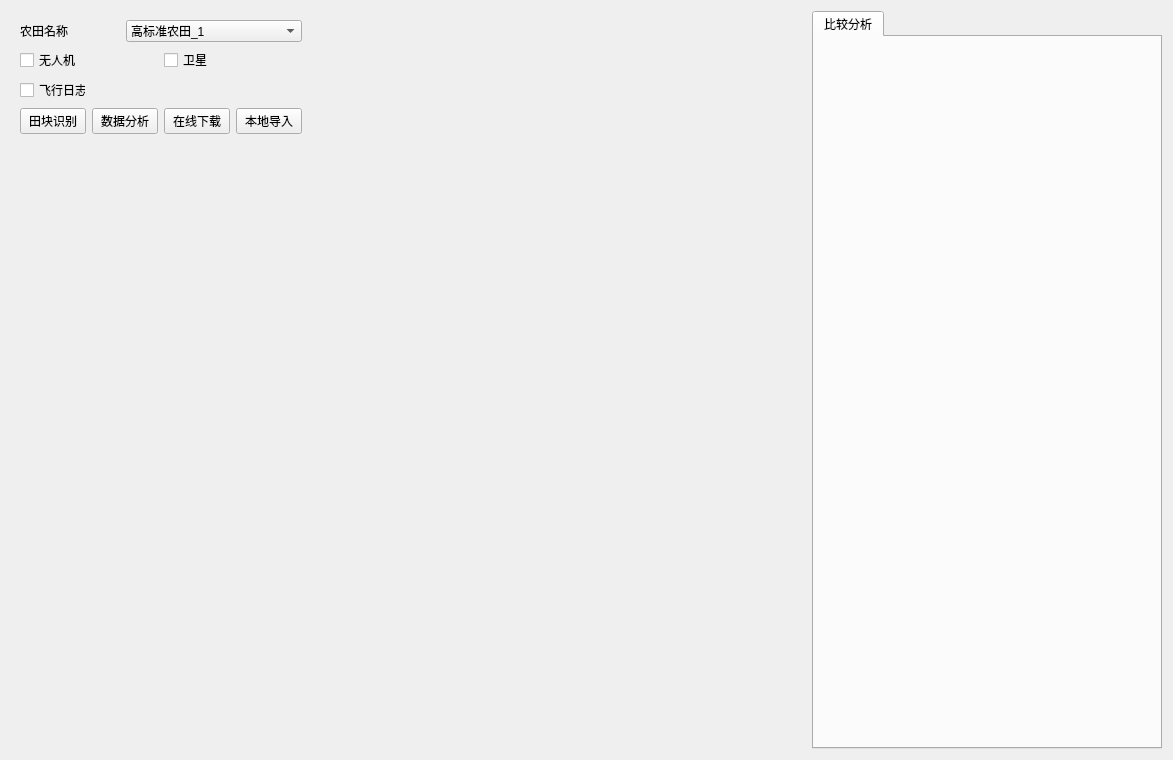
<?xml version="1.0" encoding="UTF-8"?>
<ui version="4.0">
 <class>AgriMultispectralAnalysis</class>
 <widget class="QWidget" name="AgriMultispectralAnalysis">
  <property name="geometry">
   <rect>
    <x>0</x>
    <y>0</y>
    <width>1173</width>
    <height>746</height>
   </rect>
  </property>
  <property name="sizePolicy">
   <sizepolicy hsizetype="Expanding" vsizetype="Expanding">
    <horstretch>0</horstretch>
    <verstretch>0</verstretch>
   </sizepolicy>
  </property>
  <property name="windowTitle">
   <string>Form</string>
  </property>
  <layout class="QGridLayout" name="gridLayout">
   <item row="0" column="2">
    <widget class="QWidget" name="sidWidget" native="true">
     <property name="maximumSize">
      <size>
       <width>300</width>
       <height>16777215</height>
      </size>
     </property>
     <layout class="QVBoxLayout" name="verticalLayout_7">
      <item>
       <layout class="QHBoxLayout" name="horizontalLayout_9">
        <item>
         <widget class="QLabel" name="label_17">
          <property name="maximumSize">
           <size>
            <width>100</width>
            <height>16777215</height>
           </size>
          </property>
          <property name="text">
           <string>农田名称</string>
          </property>
         </widget>
        </item>
        <item>
         <widget class="QComboBox" name="comboBox">
          <item>
           <property name="text">
            <string>高标准农田_1</string>
           </property>
          </item>
         </widget>
        </item>
       </layout>
      </item>
      <item>
       <layout class="QHBoxLayout" name="horizontalLayout_10">
        <item>
         <layout class="QGridLayout" name="gridLayout_5">
          <item row="0" column="0">
           <widget class="QCheckBox" name="checkBox_2">
            <property name="text">
             <string>无人机</string>
            </property>
           </widget>
          </item>
          <item row="1" column="0">
           <widget class="QCheckBox" name="checkBox_3">
            <property name="text">
             <string>飞行日志</string>
            </property>
           </widget>
          </item>
          <item row="2" column="0">
           <widget class="QPushButton" name="ptn_field_identify">
            <property name="text">
             <string>田块识别</string>
            </property>
           </widget>
          </item>
          <item row="2" column="1">
           <widget class="QPushButton" name="ptn_analysis">
            <property name="text">
             <string>数据分析</string>
            </property>
           </widget>
          </item>
         </layout>
        </item>
        <item>
         <layout class="QGridLayout" name="gridLayout_3">
          <item row="2" column="1">
           <widget class="QPushButton" name="ptn_localImport">
            <property name="text">
             <string>本地导入</string>
            </property>
           </widget>
          </item>
          <item row="2" column="0">
           <widget class="QPushButton" name="ptn_onlineDownload">
            <property name="text">
             <string>在线下载</string>
            </property>
           </widget>
          </item>
          <item row="1" column="1">
           <widget class="QLabel" name="label_19">
            <property name="text">
             <string/>
            </property>
           </widget>
          </item>
          <item row="0" column="0">
           <widget class="QCheckBox" name="checkBox">
            <property name="text">
             <string>卫星</string>
            </property>
           </widget>
          </item>
         </layout>
        </item>
       </layout>
      </item>
      <item>
       <layout class="QVBoxLayout" name="verticalLayout_5">
        <item>
         <widget class="AgriSatelliteDataTree" name="tree_widget" native="true">
          <property name="minimumSize">
           <size>
            <width>0</width>
            <height>600</height>
           </size>
          </property>
         </widget>
        </item>
       </layout>
      </item>
     </layout>
    </widget>
   </item>
   <item row="0" column="3">
    <layout class="QVBoxLayout" name="verticalLayout">
     <property name="spacing">
      <number>6</number>
     </property>
     <item>
      <spacer name="horizontalSpacer">
       <property name="orientation">
        <enum>Qt::Horizontal</enum>
       </property>
       <property name="sizeHint" stdset="0">
        <size>
         <width>40</width>
         <height>20</height>
        </size>
       </property>
      </spacer>
     </item>
    </layout>
   </item>
   <item row="0" column="4">
    <layout class="QVBoxLayout" name="verticalLayout_2">
     <item>
      <widget class="QTabWidget" name="tabWidget">
       <property name="maximumSize">
        <size>
         <width>350</width>
         <height>16777215</height>
        </size>
       </property>
       <property name="currentIndex">
        <number>0</number>
       </property>
       <widget class="QWidget" name="tab2">
        <attribute name="title">
         <string>比较分析</string>
        </attribute>
        <layout class="QVBoxLayout" name="verticalLayout_3">
         <property name="spacing">
          <number>6</number>
         </property>
         <property name="leftMargin">
          <number>0</number>
         </property>
         <property name="topMargin">
          <number>0</number>
         </property>
         <property name="rightMargin">
          <number>0</number>
         </property>
         <property name="bottomMargin">
          <number>0</number>
         </property>
         <item>
          <widget class="AgriSatelliteDataAnalysis" name="compare_analysis" native="true"/>
         </item>
        </layout>
       </widget>
      </widget>
     </item>
    </layout>
   </item>
  </layout>
 </widget>
 <customwidgets>
  <customwidget>
   <class>AgriSatelliteDataTree</class>
   <extends>QWidget</extends>
   <header>AgriSatelliteDataTree.h</header>
   <container>1</container>
  </customwidget>
  <customwidget>
   <class>AgriSatelliteDataAnalysis</class>
   <extends>QWidget</extends>
   <header location="global">AgriSatelliteDataAnalysis.h</header>
   <container>1</container>
  </customwidget>
 </customwidgets>
 <resources/>
 <connections/>
</ui>
